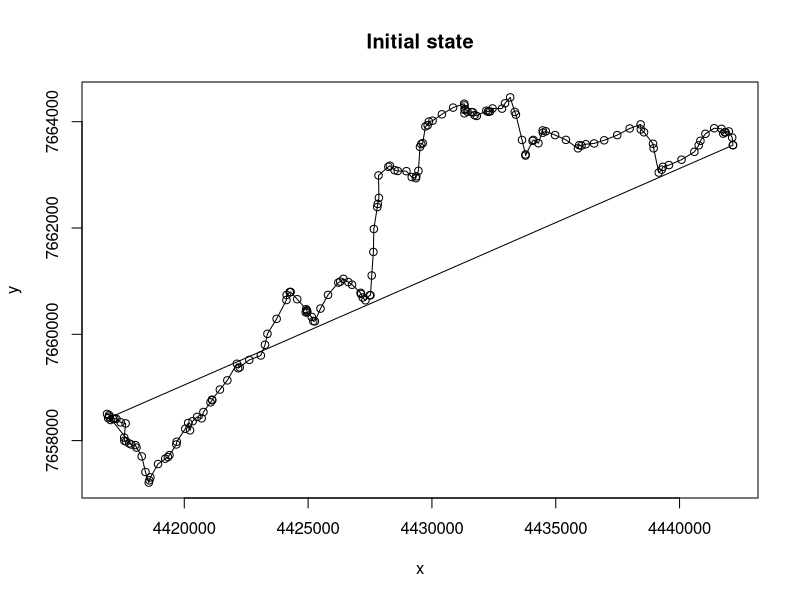

Generate this figure with R: (Note: this script raises an error after producing the figure.)
library('kohonen')

# Читаем точки
points = read.table('9641.csv', sep=',', header=T)

points = points[c('x', 'y')]

# Выводим на график в порядке прочтения
plot(points, main="Initial state")
lines(points)

# Сколько точек
N = dim(points)[1]

# Обучаем в два приема
points.sc = scale(points)
points.som <- som(data = points.sc, grid = somgrid(1, N, "rectangular"), rlen=10000)
codes = points.som$codes
points.som <- som(data = points.sc, grid = somgrid(1, N, "rectangular"), rlen=100000, init=codes)

# Собираем резульат, выводим на экран. Position - номер точки в линии.
# Часть точек не упорядочилась (у них одинаковые position в конечной таблице)
# Такие точки нужно дообработать (попробовать поменять местами друг с другом)
# эту дообработку в питоновском плагине делал модуль tuning
res = data.frame(x=points$x, y=points$y, position=points.som$unit.classif)
res <- res[order(res$position),]
print(res)
write.csv(res, 'result.csv')

# График упорядоченных точек
plot(res$x, res$y, main='Result')
lines(res$x, res$y)
